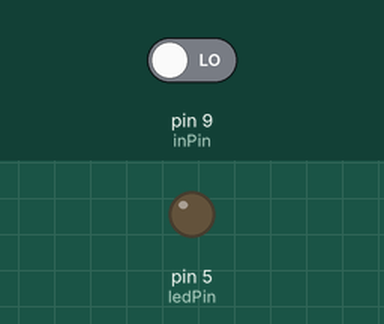
This sketch was run on a simulated Arduino Uno, built with avr-gcc and run on an emulated ATmega328P. Shown: output pins drawn as LEDs (lit = HIGH). The inputs (shaded band) are chosen by the test bench; at power-on: pin 9 (inPin) LOW.

Above: at 1.2 s.
1.3 s: pin 9 (inPin) driven HIGH
At 2.1 s:
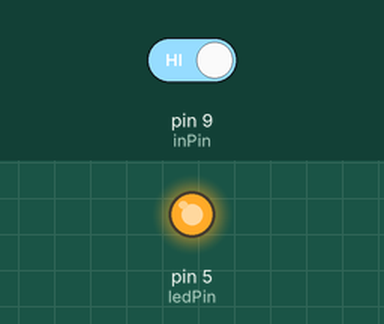
2.8 s: pin 9 (inPin) driven LOW
At 3.2 s:
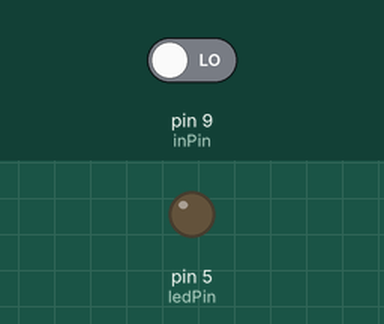
Timing chart, 0 to 5.8 s (numbered marks = the images above; inputs shaded):
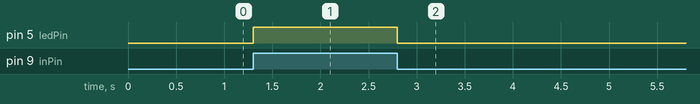

The sketch:

Baseline.ino
```cpp
// This simple tutorial turns on an LED when a button (located in pin 9) is "pressed"
// It first initializes variables to hold the data for us to use
// Then in the initial setup, it initializes the two pins we are going to be using as
// input and output. Finally, in the loop method, it reads the value from the button
// and writes that value (either HIGH or LOW) to the LED

// initialize what LED we want to turn on + what pin the "button" is hooked up to
int ledPin = 5;
int inPin = 9;
int val = 0;

void setup() {
  // set up pin mode
  pinMode(ledPin, OUTPUT);
  pinMode(inPin, INPUT);
}

void loop() {
  // use digitalRead (returns either HIGH (1) or LOW (0) as it is digital)
  val = digitalRead(inPin);

  // use digitalWrite (accepts either a HIGH (1) or LOW (0) value) to write the value
  // of the button to the LED's pin
  digitalWrite(ledPin, val);
}
```

Measured:
- after the input at 1.3 s, pin 5 (ledPin): LOW → HIGH at once
- after the input at 2.8 s, pin 5 (ledPin): HIGH → LOW at once
